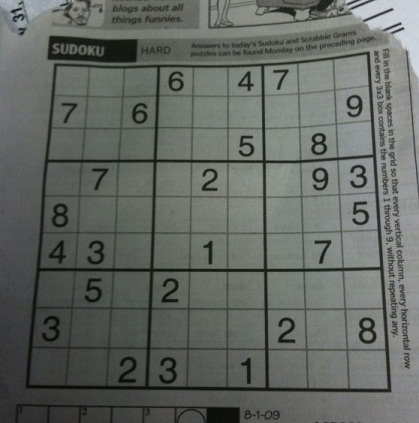
#> input picture OpenCV/Opencv documentations/OpenCV-Python Tutorials/Image Processing in OpenCV/Hough Line Transform/dave.jpg, 419 x 423 px
$ python Hough-Line-Transform.py
#> lines starting #> are read from the running program, lines starting #| are printed output that depends on the picture; after the words box and inside, x2 and y2 are one past the last pixel; in counts of white or black regions, pixels touching at a corner belong together
# [21 lines of commented-out code are left out]


import cv2
import numpy as np

img = cv2.imread('dave.jpg')
#> img is the input picture: shape (423, 419, 3); mean B, G, R 98.9, 103.6, 99.4
gray = cv2.cvtColor(img,cv2.COLOR_BGR2GRAY)
edges = cv2.Canny(gray,50,150,apertureSize = 3)
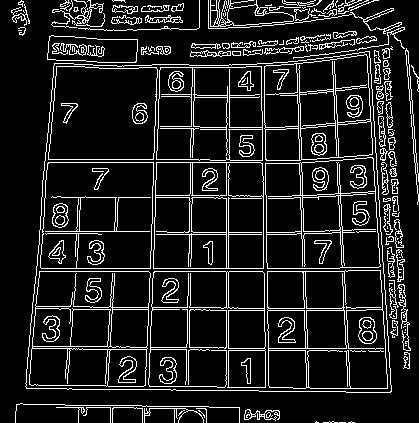
#> edges: shape (423, 419); 12% white in thin lines or dots
minLineLength = 100
maxLineGap = 10
lines = cv2.HoughLinesP(edges,1,np.pi/180,100,minLineLength,maxLineGap)
#> lines = 185 rows, first 6: [158, 128, 158, 102], [267, 268, 339, 268], [39, 271, 148, 271], [193, 126, 193, 101], [226, 268, 226, 198], [303, 271, 303, 294]
print(len(lines))
#| 185
for i in range(len(lines)-1):
    for x1,y1,x2,y2 in lines[i]:
        cv2.line(img,(x1,y1),(x2,y2),(0,255,0),2)
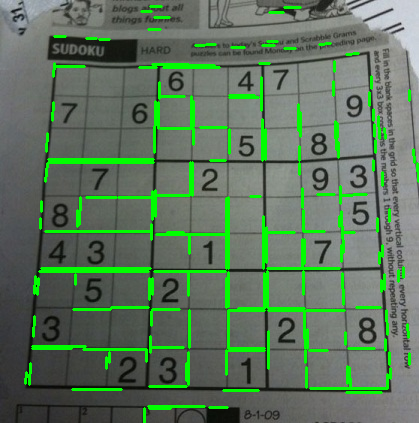
#> img: shape (423, 419, 3); 7.98% of pixels changed, all inside (x1, y1, x2, y2) = (24, 5, 419, 423)

cv2.imwrite('houghlines5.jpg',img)
